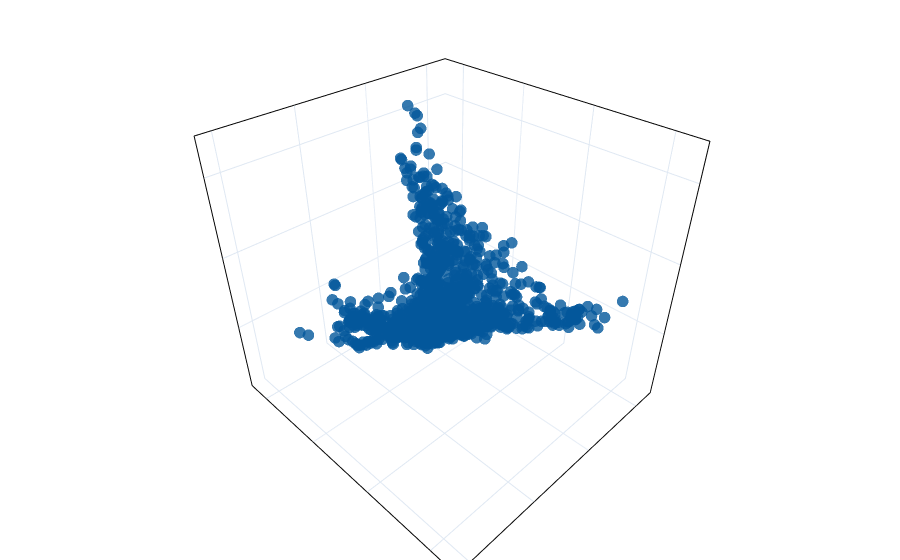

Notebook code cell kept with this figure:
### Markdown cell above
## Plot 3D Manifold

### Code cell
# embedding to be plotted
#N, NSTIMS, NDIRS, TRIAL_LEN = tensor4d.shape

Y = embedding_

# pick 3 coords to plot
dcs = [0,1,2]

fig = go.Figure()
traces = []

#color palette
mypal = palstr

colors = neurons_used[nonoutliers,1]
#colors = neurons_used[:60, 1]
fmapis = np.unique(colors)

while len(mypal) < len(fmapis):
    mypal = np.r_[mypal,mypal]

mypal = mypal[np.arange(0,len(mypal),len(mypal)//len(fmapis))]

hovertext = np.array(list(map(str,nonoutliers)))
#hovertext = np.array(list(map(str,list(range(60)))))
#print(hovertext)
#print(len(hovertext))

for fi,fmapi in enumerate(fmapis):
    color_mask = colors==fmapi
    traces.append(go.Scatter3d(
        x=Y[color_mask,dcs[0]],
        y=Y[color_mask,dcs[1]],
        z=Y[color_mask,dcs[2]],
        mode='markers',
        name='',
        hoverinfo='text',
        hovertext=hovertext[color_mask],
        marker=dict(
            size=4,
            color=mypal[fi],
            opacity=0.8,
        )))

for trace in traces:
    fig.add_trace(trace)
radius = .5
dcranges = [(-radius,radius)]*3
dcranges = [None]*3
axis_visible = True
showDClbl = True

fig.update_layout(
    margin=dict(l=0, r=0, b=0, t=0),
    showlegend=False, 
    template="plotly_white",
    scene=dict(
        xaxis=dict(
            showline=True,
            linewidth=2,
            linecolor='black',
            mirror=True,
            showticklabels=False,
            ticks='',
            title=''
        ),
        yaxis=dict(
            showline=True,
            linewidth=2,
            linecolor='black',
            mirror=True,
            showticklabels=False,
            ticks='',
            title=''
        ),
        zaxis=dict(
            showline=True,
            linewidth=2,
            linecolor='black',
            mirror=True,
            showticklabels=False,
            ticks='',
            title=''
        )
    )
)

#save figure
fig.write_html(f'../fig/3d_manifolds/{tensorname}_{R}_diffmap.html')
fig.write_html(f'../fig_paper/3d_manifolds_{tensorname}_{R}.html')
fig.show()

### Figure 1 — Plotly figure (JSON) as saved in the notebook; plotly's stock layout.template omitted (floating-point values rounded to 4 significant figures; data arrays with more than 128 entries replaced by an {"elided": "..."} marker saying what was removed)
{"data": [{"hoverinfo": "text", "hovertext": {"elided": "987 str values"}, "marker": {"color": "#03579b", "opacity": 0.8, "size": 4}, "mode": "markers", "name": "", "type": "scatter3d", "x": {"elided": "987 float values"}, "y": {"elided": "987 float values"}, "z": {"elided": "987 float values"}}], "layout": {"margin": {"b": 0, "l": 0, "r": 0, "t": 0}, "scene": {"xaxis": {"linecolor": "black", "linewidth": 2, "mirror": true, "showline": true, "showticklabels": false, "ticks": "", "title": {"text": ""}}, "yaxis": {"linecolor": "black", "linewidth": 2, "mirror": true, "showline": true, "showticklabels": false, "ticks": "", "title": {"text": ""}}, "zaxis": {"linecolor": "black", "linewidth": 2, "mirror": true, "showline": true, "showticklabels": false, "ticks": "", "title": {"text": ""}}}, "showlegend": false}}
